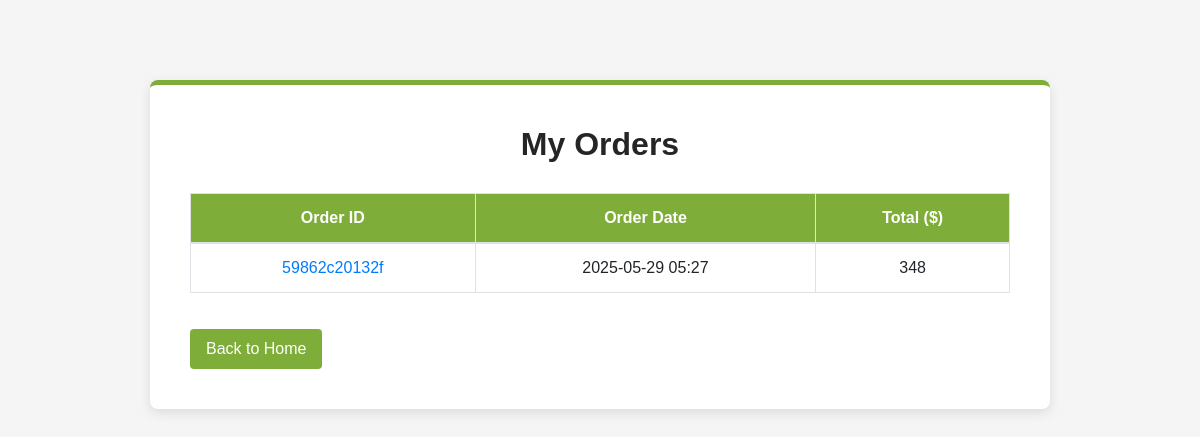
/order_detail (signed in), run on an earlier commit of the app's database.
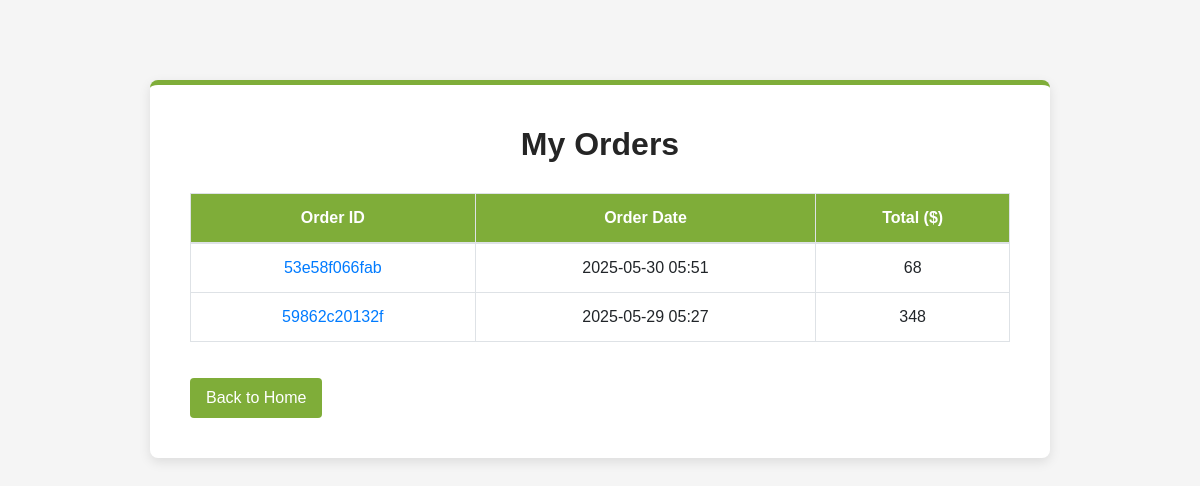
And on a later commit of the database.
### myapp/models.py (models this page shows)
class order(models.Model):
    user = models.ForeignKey(user, on_delete=models.CASCADE)
    address = models.ForeignKey(Billing_Details, on_delete=models.CASCADE)
    product = models.ManyToManyField(Cart)
    subtotal=models.IntegerField()
    total=models.IntegerField()
    order_id=models.CharField(max_length=100)
    datetime=models.DateTimeField(auto_now_add=True)

### myapp/views.py (the view)
# urls.py: path('order_detail', views.order_detail, name='order_detail'),
def order_detail(request):
    if 'name' not in request.session:
        return redirect('login')
    uid = user.objects.get(name=request.session['name'])
    orders = order.objects.filter(user=uid).order_by('-datetime')
    context = {
        "orders": orders,
    }
    return render(request, 'order_list.html', context)

### myapp/templates/order_list.html (shortened to what this page needs)
<!DOCTYPE html>
<html lang="en">
<head>
    <link rel="stylesheet" href="https://stackpath.bootstrapcdn.com/bootstrap/4.5.2/css/bootstrap.min.css">
</head>
<body>
<div class="orders-container">
    <h2 class="orders-title">My Orders</h2>
    <table class="table table-bordered table-hover">
        <thead>
            <tr>
                <th>Order ID</th>
                <th>Order Date</th>
                <th>Total ($)</th>
            </tr>
        </thead>
        <tbody>
            {% for order in orders %}
            <tr>
                <td><a href="{% url 'single_orders' order.id %}">{{order.order_id}}</a></td>
                <td>{{order.datetime|date:"Y-m-d H:i"}}</td>
                <td>{{order.total}}</td>
            </tr>
            {% empty %}
            <tr>
                <td colspan="3">No orders found.</td>
            </tr>
            {% endfor %}
        </tbody>
    </table>
    <a href="{% url 'index' %}" class="btn btn-back">Back to Home</a>
</div>
</body>
</html>

What changed in the data, as far as the page shows it:
added order: order_id "53e58f066fab", datetime "2025-05-30 05:51", total "68"
